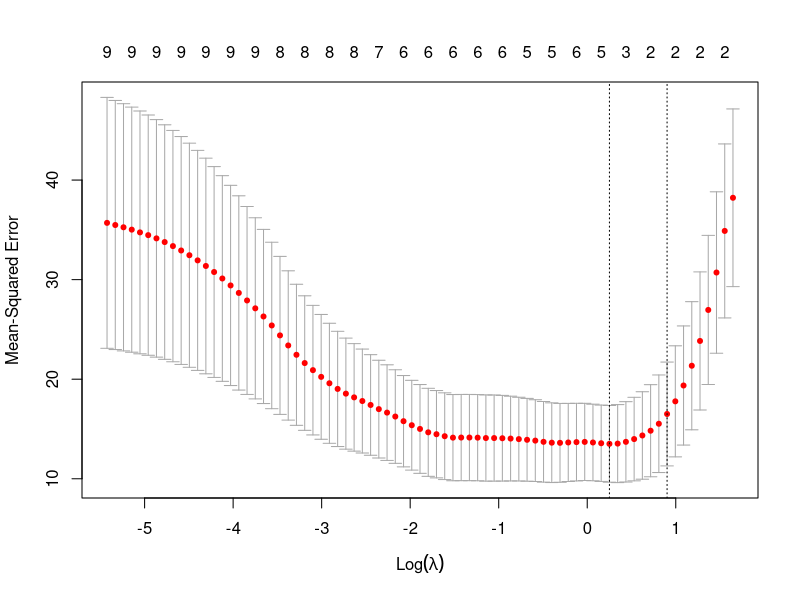

This chart was generated by the following R code: (Note: this script raises an error after producing the figure.)
## ---- chunk 1
library(datasets)
# Set random seed for reproducibility
set.seed(17)
# Get row indices for training set (70% of data)
train_index <- sample(2, nrow(mtcars), replace = T, prob = c(0.7, 0.3))

# Create training and testing datasets
train_data <- mtcars[train_index==1, ]
test_data <- mtcars[train_index==2, ]

# Print the dimensions of both datasets
cat("Training set dimensions:", dim(train_data), "\n")
cat("Testing set dimensions:", dim(test_data), "\n")
## ---- chunk 2
# View first few rows of training data
head(train_data)

# View first few rows of testing data
head(test_data)
## ---- chunk 3
shapiro.test(train_data$mpg)
## ---- chunk 4
# Test correlation
cor.test(train_data$cyl, train_data$mpg, method="pearson")

# Fit model
model_cyl <- lm(mpg ~ cyl, data=train_data)
summary(model_cyl)
## ---- chunk 5
# Test correlation
cor.test(train_data$disp, train_data$mpg, method="pearson")

# Fit model
model_disp <- lm(mpg ~ disp, data=train_data)
summary(model_disp)
## ---- chunk 6
# Test correlation
cor.test(train_data$hp, train_data$mpg, method="pearson")

# Fit model
model_hp <- lm(mpg ~ hp, data=train_data)
summary(model_hp)
## ---- chunk 7
# Test correlation
cor.test(train_data$drat, train_data$mpg, method="pearson")

# Fit model
model_drat <- lm(mpg ~ drat, data=train_data)
summary(model_drat)
## ---- chunk 8
# Test correlation
cor.test(train_data$wt, train_data$mpg, method="pearson")

# Fit model
model_wt <- lm(mpg ~ wt, data=train_data)
summary(model_wt)
## ---- chunk 9
# Test correlation
cor.test(train_data$qsec, train_data$mpg, method="pearson")

# Fit model
model_qsec <- lm(mpg ~ qsec, data=train_data)
summary(model_qsec)
## ---- chunk 10
# Test correlation
cor.test(train_data$vs, train_data$mpg, method="pearson")

# Fit model
model_vs <- lm(mpg ~ vs, data=train_data)
summary(model_vs)
## ---- chunk 11
# Test correlation
cor.test(train_data$am, train_data$mpg, method="pearson")

# Fit model
model_am <- lm(mpg ~ am, data=train_data)
summary(model_am)
## ---- chunk 12
# Test correlation
cor.test(train_data$gear, train_data$mpg, method="pearson")

# Fit model
model_gear <- lm(mpg ~ gear, data=train_data)
summary(model_gear)
## ---- chunk 13
# Test correlation
cor.test(train_data$carb, train_data$mpg, method="pearson")

# Fit model
model_carb <- lm(mpg ~ carb, data=train_data)
summary(model_carb)
## ---- chunk 14
# Create data frame using only BLUE-compliant variables
blue_vars <- data.frame(
  predictor = c("cyl", "disp", "hp", "wt"),
  p_value = c(1.497e-06, 8.023e-06, 0.0001238, 1.537e-06),
  r_squared = c(0.7324, 0.6787, 0.5683, 0.7316)
)

# Sort by R-squared to show predictive power
blue_vars_sorted <- blue_vars[order(-blue_vars$r_squared), ]

# Display the BLUE-compliant variables (sorted by predictive power)
cat("Variables satisfying all BLUE criteria (sorted by R²):\n")
print(blue_vars_sorted)
## ---- chunk 15
# Fit multiple linear regression model
multiple_model <- lm(mpg ~ cyl + disp + hp + wt, data = train_data)

# Display model summary
cat("Multiple Linear Regression Model Summary (using BLUE-compliant predictors):\n")
print(summary(multiple_model))
## ---- chunk 16
# Load the car package for VIF calculation
library(car)
# Calculate initial VIF values
vif_values <- vif(multiple_model)

cat("Initial VIF values:\n")
print(vif_values)
## ---- chunk 17
# Remove disp and refit the model
# Fit multiple linear regression model
multiple_model <- lm(mpg ~ cyl + hp + wt, data = train_data)

# Display model summary
cat("Multiple Linear Regression Model Summary (using BLUE-compliant predictors):\n")
print(summary(multiple_model))

# Calculate initial VIF values
vif_values <- vif(multiple_model)

cat("VIF values after removing variables with VIF >= 10:\n")
print(vif_values)
## ---- chunk 18
# Function to calculate performance metrics
calculate_metrics <- function(actual, predicted) {
  rmse <- sqrt(mean((actual - predicted)^2, na.rm = TRUE))
  mae <- mean(abs(actual - predicted), na.rm = TRUE)
  list(RMSE = rmse, MAE = mae)
}

# Get predictions on training data
train_pred <- predict(multiple_model, newdata = train_data)

# Calculate metrics for training data
train_metrics <- calculate_metrics(train_data$mpg, train_pred)


# Display results
cat("\nModel Performance Metrics:\n")
model_summary <- summary(multiple_model)
cat("\nTraining Data:")
cat("\n - R-squared:", round(model_summary$r.squared, 4))
cat("\n - Adjusted R-squared:", round(model_summary$adj.r.squared, 4))
cat("\n - RMSE:", round(train_metrics$RMSE, 4))
cat("\n - MAE:", round(train_metrics$MAE, 4))
## ---- chunk 19
# Load the glmnet package
# install.packages("glmnet") # Uncomment if not installed
library(glmnet)

# Prepare data matrices (using all original predictors for LASSO)
# Ensure 'mpg' is excluded from predictors
all_predictors <- setdiff(names(mtcars), "mpg")
x_train_lasso <- as.matrix(train_data[, all_predictors])
y_train_lasso <- train_data$mpg
x_test_lasso <- as.matrix(test_data[, all_predictors])
y_test_lasso <- test_data$mpg

# Perform cross-validation to find the optimal lambda (penalty parameter)
# alpha = 1 specifies LASSO regression
set.seed(123) # for reproducibility of cv.glmnet
cv_fit <- cv.glmnet(x_train_lasso, y_train_lasso, alpha = 1)

# Plot the cross-validation results (MSE vs. log(lambda))
plot(cv_fit)
cat("Optimal lambda (lambda.min) based on cross-validation:", cv_fit$lambda.min, "\n")
cat("Optimal lambda (lambda.1se) based on cross-validation:", cv_fit$lambda.1se, "\n")

# Fit the final LASSO model using the optimal lambda (lambda.min is often preferred)
lasso_model <- glmnet(x_train_lasso, y_train_lasso, alpha = 1, lambda = cv_fit$lambda.min)
lasso_model_plot <- train(
  mpg~ (cyl + wt + disp + hp),
  data= train_data,
  method="glmnet",
)
plot(varImp(lasso_model_plot), main = "Variable Importance from LASSO")
# Display the non-zero coefficients selected by LASSO
cat("\nLASSO Model Coefficients (non-zero):\n")
lasso_coeffs <- coef(lasso_model)
print(lasso_coeffs[which(lasso_coeffs != 0), , drop = FALSE])

# Make predictions using the LASSO model
train_pred_lasso <- predict(lasso_model, s = cv_fit$lambda.min, newx = x_train_lasso)
test_pred_lasso <- predict(lasso_model, s = cv_fit$lambda.min, newx = x_test_lasso)

# Calculate performance metrics for LASSO model
# Re-use the calculate_metrics function defined earlier if it exists
train_metrics_lasso <- calculate_metrics(y_train_lasso, train_pred_lasso)
test_metrics_lasso <- calculate_metrics(y_test_lasso, test_pred_lasso)

# Display LASSO performance metrics
cat("\nLASSO Model Performance Metrics:\n")
cat("\nTraining Data:")
cat("\n - RMSE:", round(train_metrics_lasso$RMSE, 4))
cat("\n - MAE:", round(train_metrics_lasso$MAE, 4))

cat("\n\nTesting Data:")
cat("\n - RMSE:", round(test_metrics_lasso$RMSE, 4))
cat("\n - MAE:", round(test_metrics_lasso$MAE, 4))
## ---- chunk 20
# Load lmtest package for diagnostic tests
# install.packages("lmtest") # Uncomment if not installed
library(lmtest)

# Check if lasso_model and lasso_coeffs exist
if (exists("lasso_model") && exists("lasso_coeffs")) {

  # Get the names of predictors selected by LASSO (excluding intercept)
  selected_predictors <- rownames(lasso_coeffs)[which(lasso_coeffs != 0)][-1] # Exclude intercept row

  # Check if any predictors were selected
  if (length(selected_predictors) > 0) {

    # Create formula for the lm model with selected predictors
    formula_lasso_lm <- as.formula(paste("mpg ~", paste(selected_predictors, collapse = " + ")))

    # Fit the lm model using selected predictors on training data
    final_lm_model <- lm(formula_lasso_lm, data = train_data)

    cat("\n--- Residual Analysis using lm model with LASSO-selected predictors ---\n")

    # Get residuals and fitted values from the lm model
    lm_residuals <- resid(final_lm_model)
    lm_fitted_values <- fitted(final_lm_model)

    # Set up plot layout
    par(mfrow = c(2, 2))

    # 1. Linearity: Residuals vs Fitted plot
    plot(lm_fitted_values, lm_residuals,
         xlab = "Fitted values", ylab = "Residuals",
         main = "Residuals vs Fitted")
    abline(h = 0, col = "red", lty = 2)

    # 2. Normality: Q-Q Plot
    qqnorm(lm_residuals, main = "Normal Q-Q Plot")
    qqline(lm_residuals, col = "red")

    # 3. Equal Variance (Homoscedasticity): Scale-Location Plot
    plot(lm_fitted_values, sqrt(abs(lm_residuals)),
         xlab = "Fitted values", ylab = "Sqrt(|Residuals|)",
         main = "Scale-Location Plot")
    abline(h = mean(sqrt(abs(lm_residuals))), col = "red", lty = 2)

    # 4. Independence: Residuals vs Order (can indicate time dependence if data ordered)
    plot(lm_residuals, type = 'l', xlab = "Observation Order", ylab = "Residuals", main = "Residuals vs Order")
    abline(h = 0, col = "red", lty = 2)

    # Reset plot layout
    par(mfrow = c(1, 1))

    # Statistical Tests for Assumptions
    cat("\n--- Statistical Tests for Residual Assumptions ---\n")

    # Test for Normality (Shapiro-Wilk)
    shapiro_test <- shapiro.test(lm_residuals)
    cat("Shapiro-Wilk Normality Test:\n")
    print(shapiro_test)

    # Test for Homoscedasticity (Breusch-Pagan)
    bp_test <- bptest(final_lm_model)
    cat("\nBreusch-Pagan Test for Homoscedasticity:\n")
    print(bp_test)

    # Test for Independence (Durbin-Watson) - Assumes data has meaningful order
    dw_test <- dwtest(final_lm_model)
    cat("\nDurbin-Watson Test for Autocorrelation:\n")
    print(dw_test)

  } else {
    cat("\nLASSO selected no predictors (only intercept). Residual analysis is not applicable.\n")
    final_lm_model <- NULL # No model to analyze
  }
} else {
  cat("\nLASSO model or coefficients not found. Cannot perform residual analysis.\n")
  final_lm_model <- NULL
}
## ---- chunk 21
# Check if the final_lm_model exists
if (!is.null(final_lm_model)) {

  # Ensure test_data has the required predictors
  required_predictors <- names(coef(final_lm_model))[-1] # Get predictors from the final lm model
  if (all(required_predictors %in% names(test_data))) {

    # Predict mpg on the test data
    test_predictions <- predict(final_lm_model, newdata = test_data)

    # Actual mpg values from the test data
    test_actual_mpg <- test_data$mpg

    # Calculate R-squared for the test data prediction
    # R-squared = 1 - (Sum of Squared Errors / Total Sum of Squares)
    sse_test <- sum((test_actual_mpg - test_predictions)^2)
    sst_test <- sum((test_actual_mpg - mean(test_actual_mpg))^2)
    r_squared_test <- 1 - (sse_test / sst_test)

    # Calculate RMSE and MAE using the calculate_metrics function (if it exists)
    if (exists("calculate_metrics")) {
      test_metrics_final <- calculate_metrics(test_actual_mpg, test_predictions)
      rmse_test_final <- test_metrics_final$RMSE
      mae_test_final <- test_metrics_final$MAE
    } else {
      # Manual calculation if function not found
      rmse_test_final <- sqrt(mean((test_actual_mpg - test_predictions)^2))
      mae_test_final <- mean(abs(test_actual_mpg - test_predictions))
      cat("Warning: 'calculate_metrics' function not found, calculating RMSE/MAE manually.\n")
    }

    # Display the prediction accuracy metrics
    cat("\n--- Prediction Accuracy on Test Data ---\n")
    cat("R-squared (Test):", round(r_squared_test, 4), "\n")
    cat("RMSE (Test):", round(rmse_test_final, 4), "\n")
    cat("MAE (Test):", round(mae_test_final, 4), "\n")

    # Optionally, display a comparison of actual vs. predicted values
    prediction_comparison <- data.frame(
      Actual_mpg = test_actual_mpg,
      Predicted_mpg = test_predictions,
      Prediction_Error = test_actual_mpg - test_predictions
    )
    cat("\nComparison of Actual vs. Predicted MPG on Test Data (First 6 rows):\n")
    print(head(prediction_comparison))

  } else {
    cat("\nTest data is missing some predictors required by the final model. Cannot make predictions.\n")
    missing_preds <- setdiff(required_predictors, names(test_data))
    cat("Missing predictors:", paste(missing_preds, collapse=", "), "\n")
  }

} else {
  cat("\nFinal linear model (final_lm_model) based on LASSO selection does not exist. Cannot perform prediction.\n")
}
## ---- chunk 22
# Check if the final_lm_model exists
if (!is.null(final_lm_model)) {

  # Get the predictors required by the final model (excluding intercept)
  final_model_predictors <- names(coef(final_lm_model))[-1]

  # Create a data frame for the new car
  # Set wt = 6
  # For other required predictors, use their mean from the training data
  new_car_data <- data.frame(wt = 6.0) # Explicitly set wt
  cat("Creating new data point for prediction. Using mean for unspecified predictors:\n")
  for (pred in final_model_predictors) {
    if (pred != "wt") {
      if (pred %in% names(train_data)) {
        mean_val <- mean(train_data[[pred]], na.rm = TRUE)
        new_car_data[[pred]] <- mean_val
        cat(" - Setting", pred, "to mean value:", round(mean_val, 2), "\n")
      } else {
        cat("Warning: Predictor '", pred, "' needed by model but not found in training data means. Prediction might fail or be inaccurate.\n")
        # Assign a default like 0 or NA, though prediction will likely fail if NA
        new_car_data[[pred]] <- 0
      }
    }
  }
  # Ensure column order matches model if necessary (predict.lm usually handles names)
  # new_car_data <- new_car_data[, final_model_predictors, drop = FALSE]


  # Predict MPG for the new car
  predicted_mpg_new_car <- predict(final_lm_model, newdata = new_car_data)

  # Display the prediction
  cat("\nPredicted MPG for a car with wt = 6 (6000 lbs):\n")
  cat(" -> Predicted MPG:", round(predicted_mpg_new_car, 2), "\n")

  # Discussion on the prediction
  cat("\nDiscussion:\n")
  # Check range of wt in training data
  wt_range_train <- range(train_data$wt, na.rm = TRUE)
  cat(" - Note: The weight (wt=6) is outside the range observed in the training data (", round(wt_range_train[1], 2), "-", round(wt_range_train[2], 2), ").\n")
  cat(" - This is an extrapolation, and predictions outside the observed data range can be unreliable.\n")
  cat(" - The prediction is based on the model fitted to the *training data* after variable selection and VIF checks (or LASSO selection).\n")
  cat(" - The 'correctness' depends on how well the model assumptions hold and its validated performance on the test set, but extrapolation always carries risk.\n")

} else {
  cat("\nFinal linear model (final_lm_model) does not exist. Cannot perform prediction for the new car.\n")
}
